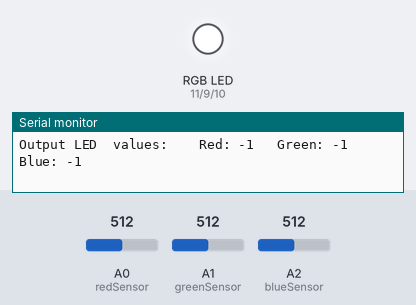
The sketch below on a simulated Arduino Uno, built with avr-gcc and run on an emulated ATmega328P. Shown: an RGB LED mixed from three pins (HIGH = lit), the last lines printed to the serial monitor. The inputs (shaded band) are chosen by the test bench; at power-on: A0 (redSensor) = 512, A1 (greenSensor) = 512, A2 (blueSensor) = 512.

Above: at 6.2 s.
6.3 s: A0 (redSensor) set to 502
At 6.9 s:
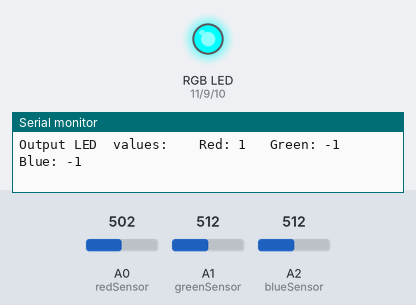
9.3 s: A0 (redSensor) set to 716
At 10.6 s:
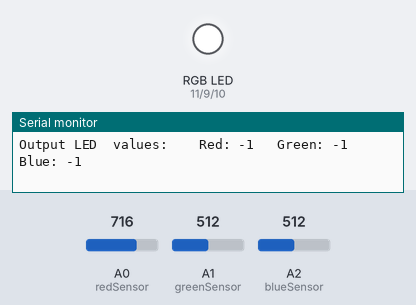
10.9 s: A1 (greenSensor) set to 495
At 12.5 s:
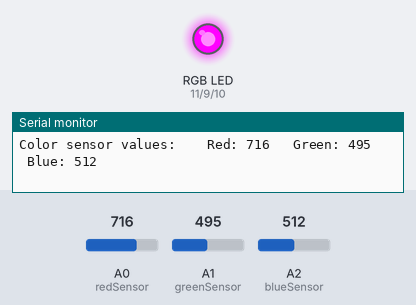
13.9 s: A1 (greenSensor) set to 716
At 15.0 s:
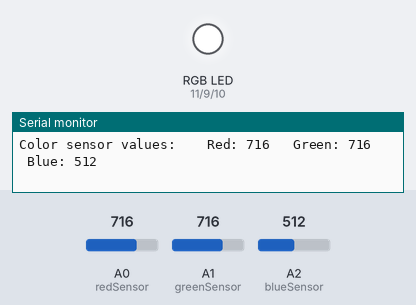
15.6 s: A0 (redSensor) set to 511
At 16.9 s:
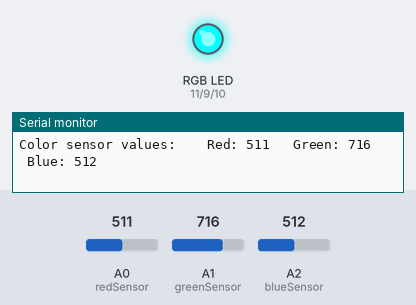
17.2 s: A2 (blueSensor) set to 503
At 17.7 s:
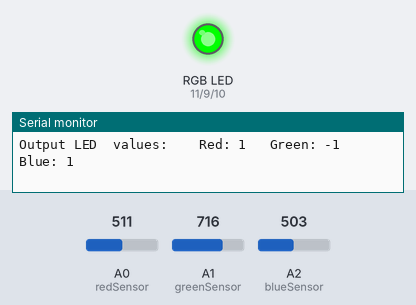
Timing chart, 0 to 20.2 s (numbered marks = the images above; inputs shaded):
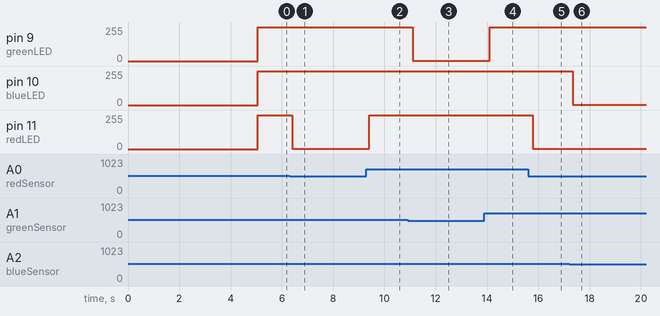

Measured:
- the behaviour switches between 512 and 511 on A0 (redSensor) (found by bisection; images 0 and 1)
- the behaviour switches between 512 and 511 on A1 (greenSensor) (found by bisection; images 2 and 3)
- the behaviour switches between 512 and 511 on A2 (blueSensor) (found by bisection; images 5 and 6)
- after the input at 6.3 s, pin 11 (redLED): 255/255 → 1/255 after 0.11 s
- after the input at 9.3 s, pin 11 (redLED): 1/255 → 255/255 after 0.11 s
- after the input at 10.9 s, pin 9 (greenLED): 255/255 → 1/255 after 0.20 s
- after the input at 13.9 s, pin 9 (greenLED): 1/255 → 255/255 after 0.20 s
- after the input at 15.6 s, pin 11 (redLED): 255/255 → 1/255 after 0.19 s
- after the input at 17.2 s, pin 10 (blueLED): 255/255 → 1/255 after 0.14 s

The sketch:

Exercise6-2_Devine.ino
```cpp
//sets the pins that each pin of the LED is attached to with respect to color
const int greenLED = 9;
const int redLED = 11;
const int blueLED = 10;

//sets the analog pins that each photoresistor is attached to based on color
const int greenSensor = A1;
const int redSensor = A0;
const int blueSensor = A2;

//setting integers to describe how brightly to light up the LED pins later
int greenValue = 0;
int redValue = 0;
int blueValue = 0;

//setting a value for the reading of the photoresistor values for each color
int greenSensorValue = 0;
int redSensorValue = 0;
int blueSensorValue = 0;

//Additional constants for calibration, decided to do calibration for each color
//since placement of the filter is flimsy (at least in my setup) and I wanted to
//account for if each sensor has a unique succesptibility to light.
int redSensorLow = 1023;
int redSensorHigh = 0;
int greenSensorLow = 1023;
int greenSensorHigh = 0;
int blueSensorLow = 1023;
int blueSensorHigh = 0;

void setup() {
  //initialize the serial monitor as is protocol
  Serial.begin(9600);

  //set the LED pins as outputs for the Arduino circuit
  pinMode(greenLED, OUTPUT);
  pinMode(redLED, OUTPUT);
  pinMode(blueLED, OUTPUT);

  //The calibration loop. While the time is less than 5 seconds:
  while (millis() < 5000) {
    //read the photoresistor values
    redSensorValue = analogRead(redSensor);
    greenSensorValue = analogRead(greenSensor);
    blueSensorValue = analogRead(blueSensor);
    //if the maximum photoresistor value for a color reads higher than the high variable for that color,
    //then set that value as the respective high variable
    if (redSensorValue > redSensorHigh) {
      redSensorHigh = redSensorValue;
    }
    if (greenSensorValue > greenSensorHigh) {
      greenSensorHigh = greenSensorValue;
    }
    if (blueSensorValue > blueSensorHigh) {
      blueSensorHigh = blueSensorValue;
    }
    //If the minimum photoresistor value for a color reads lower than the low variable for that color,
    //then set that value as the respective low variable
    if (redSensorValue < redSensorLow) {
      redSensorLow = redSensorValue;
    }
    if (greenSensorValue < greenSensorLow) {
      greenSensorLow = greenSensorValue;
    }
    if (blueSensorValue < blueSensorLow) {
      blueSensorLow = blueSensorValue;
    }
  }
}

void loop() {

  //read the analog values of each photoresistor and assign the value to the "___Sensorvalue" to be used later
  greenSensorValue = analogRead(greenSensor);
  //wait 5 ms before reading the next value
  delay(5);
  redSensorValue = analogRead(redSensor);
  delay(5);
  blueSensorValue = analogRead(blueSensor);
  delay(5);

  //Print in the serial monitor what the values of each photoresistor's voltage are from the previous step
  Serial.print("Color sensor values: \t Red: ");
  Serial.print(redSensorValue);
  Serial.print("\t Green: ");
  Serial.print(greenSensorValue);
  Serial.print("\t Blue: ");
  Serial.println(blueSensorValue);

  //calculates how brightly to set the output voltages for each dolored pin of the LED based on
  //mappings from the high and low voltage values to the range 0 to 225
  greenValue = map(greenSensorValue/4, greenSensorLow/4, greenSensorHigh/4, 0, 255);
  redValue = map(redSensorValue/4, redSensorLow/4, redSensorHigh/4, 0, 255);
  blueValue = map(blueSensorValue/4, blueSensorLow/4, blueSensorHigh/4, 0, 255);

  //Print in the serial monitor what the output voltages for each pin of the LED are by color
  Serial.print("Output LED  values: \t Red: ");
  Serial.print(redValue);
  Serial.print("\t Green: ");
  Serial.print(greenValue);
  Serial.print("\t Blue: ");
  Serial.println(blueValue);

  //Set the LED pins to the appropriate voltage values
  analogWrite(greenLED, greenValue);
  analogWrite(redLED, redValue);
  analogWrite(blueLED, blueValue);

  //iterate infinitely
  }
```
